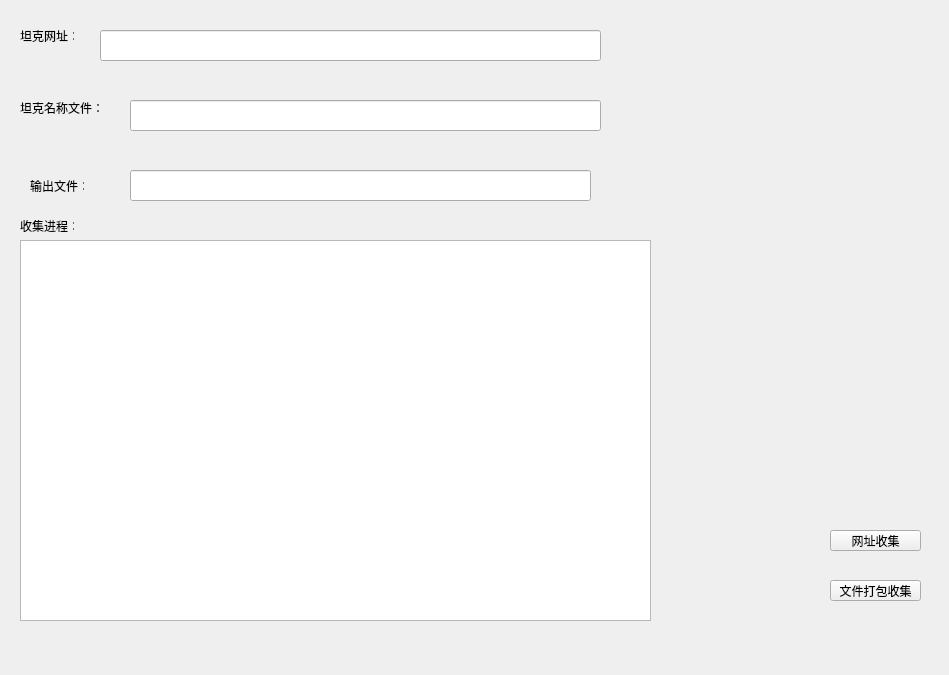
<?xml version="1.0" encoding="UTF-8"?>
<ui version="4.0">
 <class>FormPumpTankData</class>
 <widget class="QWidget" name="FormPumpTankData">
  <property name="geometry">
   <rect>
    <x>0</x>
    <y>0</y>
    <width>949</width>
    <height>675</height>
   </rect>
  </property>
  <property name="windowTitle">
   <string>Form</string>
  </property>
  <widget class="QPushButton" name="buttonWebsitePump">
   <property name="geometry">
    <rect>
     <x>830</x>
     <y>530</y>
     <width>91</width>
     <height>21</height>
    </rect>
   </property>
   <property name="text">
    <string>网址收集</string>
   </property>
  </widget>
  <widget class="QPushButton" name="buttonFilePump">
   <property name="geometry">
    <rect>
     <x>830</x>
     <y>580</y>
     <width>91</width>
     <height>21</height>
    </rect>
   </property>
   <property name="text">
    <string>文件打包收集</string>
   </property>
  </widget>
  <widget class="QLineEdit" name="lineEditWebsite">
   <property name="geometry">
    <rect>
     <x>100</x>
     <y>30</y>
     <width>501</width>
     <height>31</height>
    </rect>
   </property>
  </widget>
  <widget class="QLineEdit" name="lineEditTankNameFile">
   <property name="geometry">
    <rect>
     <x>130</x>
     <y>100</y>
     <width>471</width>
     <height>31</height>
    </rect>
   </property>
  </widget>
  <widget class="QLabel" name="label_4">
   <property name="geometry">
    <rect>
     <x>30</x>
     <y>180</y>
     <width>54</width>
     <height>12</height>
    </rect>
   </property>
   <property name="text">
    <string>输出文件：</string>
   </property>
  </widget>
  <widget class="QLabel" name="label_3">
   <property name="geometry">
    <rect>
     <x>20</x>
     <y>220</y>
     <width>54</width>
     <height>12</height>
    </rect>
   </property>
   <property name="text">
    <string>收集进程：</string>
   </property>
  </widget>
  <widget class="QLabel" name="label_2">
   <property name="geometry">
    <rect>
     <x>20</x>
     <y>100</y>
     <width>81</width>
     <height>16</height>
    </rect>
   </property>
   <property name="text">
    <string>坦克名称文件：</string>
   </property>
  </widget>
  <widget class="QLineEdit" name="lineEditOutFile">
   <property name="geometry">
    <rect>
     <x>130</x>
     <y>170</y>
     <width>461</width>
     <height>31</height>
    </rect>
   </property>
  </widget>
  <widget class="QTextEdit" name="textEditProcess">
   <property name="geometry">
    <rect>
     <x>20</x>
     <y>240</y>
     <width>631</width>
     <height>381</height>
    </rect>
   </property>
  </widget>
  <widget class="QLabel" name="label">
   <property name="geometry">
    <rect>
     <x>20</x>
     <y>30</y>
     <width>54</width>
     <height>12</height>
    </rect>
   </property>
   <property name="text">
    <string>坦克网址：</string>
   </property>
  </widget>
 </widget>
 <resources/>
 <connections/>
</ui>
